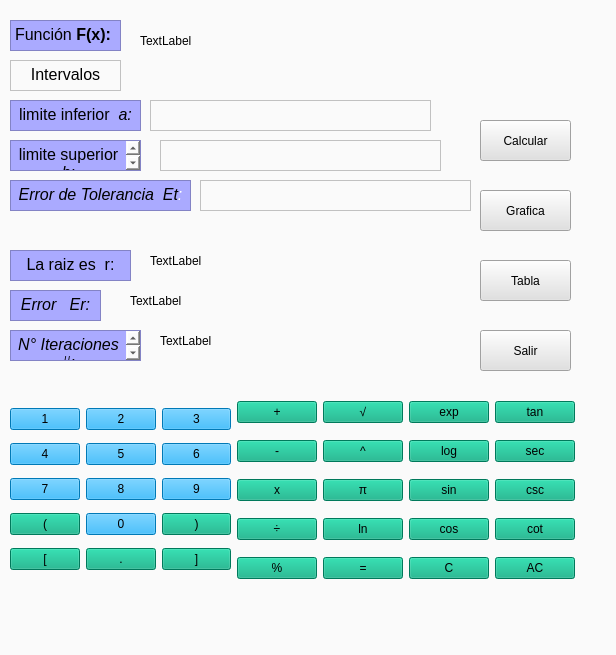
<?xml version="1.0" encoding="UTF-8"?>
<ui version="4.0">
 <class>Form</class>
 <widget class="QWidget" name="Form">
  <property name="geometry">
   <rect>
    <x>0</x>
    <y>0</y>
    <width>616</width>
    <height>655</height>
   </rect>
  </property>
  <property name="windowTitle">
   <string>Metodo de Bisección</string>
  </property>
  <property name="styleSheet">
   <string notr="true">
background-color: rgb(250, 250, 250);
font: 75 14pt &quot;Arial&quot;;
</string>
  </property>
  <widget class="QTextEdit" name="BotonFunc">
   <property name="geometry">
    <rect>
     <x>10</x>
     <y>20</y>
     <width>111</width>
     <height>31</height>
    </rect>
   </property>
   <property name="styleSheet">
    <string notr="true">font: 12pt &quot;Arial&quot;;
background-color: rgb(170, 170, 255);</string>
   </property>
   <property name="html">
    <string>&lt;!DOCTYPE HTML PUBLIC &quot;-//W3C//DTD HTML 4.0//EN&quot; &quot;http://www.w3.org/TR/REC-html40/strict.dtd&quot;&gt;
&lt;html&gt;&lt;head&gt;&lt;meta name=&quot;qrichtext&quot; content=&quot;1&quot; /&gt;&lt;style type=&quot;text/css&quot;&gt;
p, li { white-space: pre-wrap; }
&lt;/style&gt;&lt;/head&gt;&lt;body style=&quot; font-family:'Arial'; font-size:12pt; font-weight:400; font-style:normal;&quot;&gt;
&lt;p style=&quot; margin-top:0px; margin-bottom:0px; margin-left:0px; margin-right:0px; -qt-block-indent:0; text-indent:0px;&quot;&gt;&lt;span style=&quot; font-family:'MS Shell Dlg 2'; color:#000000;&quot;&gt;Función &lt;/span&gt;&lt;span style=&quot; font-family:'MS Shell Dlg 2'; font-weight:600; color:#000000;&quot;&gt;F(x):&lt;/span&gt;&lt;/p&gt;&lt;/body&gt;&lt;/html&gt;</string>
   </property>
  </widget>
  <widget class="QTextEdit" name="BotonInterv">
   <property name="geometry">
    <rect>
     <x>10</x>
     <y>60</y>
     <width>111</width>
     <height>31</height>
    </rect>
   </property>
   <property name="styleSheet">
    <string notr="true">font: 12pt &quot;Arial&quot;;</string>
   </property>
   <property name="html">
    <string>&lt;!DOCTYPE HTML PUBLIC &quot;-//W3C//DTD HTML 4.0//EN&quot; &quot;http://www.w3.org/TR/REC-html40/strict.dtd&quot;&gt;
&lt;html&gt;&lt;head&gt;&lt;meta name=&quot;qrichtext&quot; content=&quot;1&quot; /&gt;&lt;style type=&quot;text/css&quot;&gt;
p, li { white-space: pre-wrap; }
&lt;/style&gt;&lt;/head&gt;&lt;body style=&quot; font-family:'Arial'; font-size:12pt; font-weight:400; font-style:normal;&quot;&gt;
&lt;p align=&quot;center&quot; style=&quot; margin-top:0px; margin-bottom:0px; margin-left:0px; margin-right:0px; -qt-block-indent:0; text-indent:0px;&quot;&gt;&lt;span style=&quot; color:#000000;&quot;&gt;Intervalos&lt;/span&gt;&lt;/p&gt;&lt;/body&gt;&lt;/html&gt;</string>
   </property>
  </widget>
  <widget class="QTextEdit" name="BotonLim">
   <property name="geometry">
    <rect>
     <x>10</x>
     <y>100</y>
     <width>131</width>
     <height>31</height>
    </rect>
   </property>
   <property name="styleSheet">
    <string notr="true">font: 12pt &quot;Arial&quot;;
background-color: rgb(170, 170, 255);</string>
   </property>
   <property name="html">
    <string>&lt;!DOCTYPE HTML PUBLIC &quot;-//W3C//DTD HTML 4.0//EN&quot; &quot;http://www.w3.org/TR/REC-html40/strict.dtd&quot;&gt;
&lt;html&gt;&lt;head&gt;&lt;meta name=&quot;qrichtext&quot; content=&quot;1&quot; /&gt;&lt;style type=&quot;text/css&quot;&gt;
p, li { white-space: pre-wrap; }
&lt;/style&gt;&lt;/head&gt;&lt;body style=&quot; font-family:'Arial'; font-size:12pt; font-weight:400; font-style:normal;&quot;&gt;
&lt;p align=&quot;center&quot; style=&quot; margin-top:0px; margin-bottom:0px; margin-left:0px; margin-right:0px; -qt-block-indent:0; text-indent:0px;&quot;&gt;&lt;span style=&quot; color:#000000;&quot;&gt;limite inferior &lt;/span&gt;&lt;span style=&quot; font-style:italic; color:#000000;&quot;&gt; a:&lt;/span&gt;&lt;/p&gt;&lt;/body&gt;&lt;/html&gt;</string>
   </property>
  </widget>
  <widget class="QTextEdit" name="BotonLimSup">
   <property name="geometry">
    <rect>
     <x>10</x>
     <y>140</y>
     <width>131</width>
     <height>31</height>
    </rect>
   </property>
   <property name="styleSheet">
    <string notr="true">font: 12pt &quot;Arial&quot;;
background-color: rgb(170, 170, 255);</string>
   </property>
   <property name="html">
    <string>&lt;!DOCTYPE HTML PUBLIC &quot;-//W3C//DTD HTML 4.0//EN&quot; &quot;http://www.w3.org/TR/REC-html40/strict.dtd&quot;&gt;
&lt;html&gt;&lt;head&gt;&lt;meta name=&quot;qrichtext&quot; content=&quot;1&quot; /&gt;&lt;style type=&quot;text/css&quot;&gt;
p, li { white-space: pre-wrap; }
&lt;/style&gt;&lt;/head&gt;&lt;body style=&quot; font-family:'Arial'; font-size:12pt; font-weight:400; font-style:normal;&quot;&gt;
&lt;p align=&quot;center&quot; style=&quot; margin-top:0px; margin-bottom:0px; margin-left:0px; margin-right:0px; -qt-block-indent:0; text-indent:0px;&quot;&gt;&lt;span style=&quot; color:#000000;&quot;&gt;limite superior &lt;/span&gt;&lt;span style=&quot; font-style:italic; color:#000000;&quot;&gt; b:&lt;/span&gt;&lt;/p&gt;&lt;/body&gt;&lt;/html&gt;</string>
   </property>
  </widget>
  <widget class="QTextEdit" name="BotonError">
   <property name="geometry">
    <rect>
     <x>10</x>
     <y>180</y>
     <width>181</width>
     <height>31</height>
    </rect>
   </property>
   <property name="styleSheet">
    <string notr="true">font: 12pt &quot;Arial&quot;;
background-color: rgb(170, 170, 255);</string>
   </property>
   <property name="html">
    <string>&lt;!DOCTYPE HTML PUBLIC &quot;-//W3C//DTD HTML 4.0//EN&quot; &quot;http://www.w3.org/TR/REC-html40/strict.dtd&quot;&gt;
&lt;html&gt;&lt;head&gt;&lt;meta name=&quot;qrichtext&quot; content=&quot;1&quot; /&gt;&lt;style type=&quot;text/css&quot;&gt;
p, li { white-space: pre-wrap; }
&lt;/style&gt;&lt;/head&gt;&lt;body style=&quot; font-family:'Arial'; font-size:12pt; font-weight:400; font-style:normal;&quot;&gt;
&lt;p align=&quot;center&quot; style=&quot; margin-top:0px; margin-bottom:0px; margin-left:0px; margin-right:0px; -qt-block-indent:0; text-indent:0px;&quot;&gt;&lt;span style=&quot; font-style:italic; color:#000000;&quot;&gt;Error de Tolerancia  Et&lt;/span&gt;&lt;span style=&quot; font-style:italic; color:#ffffff;&quot;&gt;:&lt;/span&gt;&lt;/p&gt;&lt;/body&gt;&lt;/html&gt;</string>
   </property>
  </widget>
  <widget class="QTextEdit" name="BotonRaiz">
   <property name="geometry">
    <rect>
     <x>10</x>
     <y>250</y>
     <width>121</width>
     <height>31</height>
    </rect>
   </property>
   <property name="styleSheet">
    <string notr="true">font: 12pt &quot;Arial&quot;;
background-color: rgb(170, 170, 255);</string>
   </property>
   <property name="html">
    <string>&lt;!DOCTYPE HTML PUBLIC &quot;-//W3C//DTD HTML 4.0//EN&quot; &quot;http://www.w3.org/TR/REC-html40/strict.dtd&quot;&gt;
&lt;html&gt;&lt;head&gt;&lt;meta name=&quot;qrichtext&quot; content=&quot;1&quot; /&gt;&lt;style type=&quot;text/css&quot;&gt;
p, li { white-space: pre-wrap; }
&lt;/style&gt;&lt;/head&gt;&lt;body style=&quot; font-family:'Arial'; font-size:12pt; font-weight:400; font-style:normal;&quot;&gt;
&lt;p align=&quot;center&quot; style=&quot; margin-top:0px; margin-bottom:0px; margin-left:0px; margin-right:0px; -qt-block-indent:0; text-indent:0px;&quot;&gt;&lt;span style=&quot; color:#000000;&quot;&gt;La raiz es  r:&lt;/span&gt;&lt;/p&gt;&lt;/body&gt;&lt;/html&gt;</string>
   </property>
  </widget>
  <widget class="QTextEdit" name="BotonErrorR">
   <property name="geometry">
    <rect>
     <x>10</x>
     <y>290</y>
     <width>91</width>
     <height>31</height>
    </rect>
   </property>
   <property name="styleSheet">
    <string notr="true">font: 12pt &quot;Arial&quot;;
background-color: rgb(170, 170, 255);</string>
   </property>
   <property name="html">
    <string>&lt;!DOCTYPE HTML PUBLIC &quot;-//W3C//DTD HTML 4.0//EN&quot; &quot;http://www.w3.org/TR/REC-html40/strict.dtd&quot;&gt;
&lt;html&gt;&lt;head&gt;&lt;meta name=&quot;qrichtext&quot; content=&quot;1&quot; /&gt;&lt;style type=&quot;text/css&quot;&gt;
p, li { white-space: pre-wrap; }
&lt;/style&gt;&lt;/head&gt;&lt;body style=&quot; font-family:'Arial'; font-size:12pt; font-weight:400; font-style:normal;&quot;&gt;
&lt;p align=&quot;center&quot; style=&quot; margin-top:0px; margin-bottom:0px; margin-left:0px; margin-right:0px; -qt-block-indent:0; text-indent:0px;&quot;&gt;&lt;span style=&quot; font-style:italic; color:#000000;&quot;&gt;Error   Er:&lt;/span&gt;&lt;/p&gt;&lt;/body&gt;&lt;/html&gt;</string>
   </property>
  </widget>
  <widget class="QTextEdit" name="BotonNum">
   <property name="geometry">
    <rect>
     <x>10</x>
     <y>330</y>
     <width>131</width>
     <height>31</height>
    </rect>
   </property>
   <property name="styleSheet">
    <string notr="true">font: 12pt &quot;Arial&quot;;
background-color: rgb(170, 170, 255);</string>
   </property>
   <property name="html">
    <string>&lt;!DOCTYPE HTML PUBLIC &quot;-//W3C//DTD HTML 4.0//EN&quot; &quot;http://www.w3.org/TR/REC-html40/strict.dtd&quot;&gt;
&lt;html&gt;&lt;head&gt;&lt;meta name=&quot;qrichtext&quot; content=&quot;1&quot; /&gt;&lt;style type=&quot;text/css&quot;&gt;
p, li { white-space: pre-wrap; }
&lt;/style&gt;&lt;/head&gt;&lt;body style=&quot; font-family:'Arial'; font-size:12pt; font-weight:400; font-style:normal;&quot;&gt;
&lt;p align=&quot;center&quot; style=&quot; margin-top:0px; margin-bottom:0px; margin-left:0px; margin-right:0px; -qt-block-indent:0; text-indent:0px;&quot;&gt;&lt;span style=&quot; font-style:italic; color:#000000;&quot;&gt;N° Iteraciones  #:&lt;/span&gt;&lt;/p&gt;&lt;/body&gt;&lt;/html&gt;</string>
   </property>
  </widget>
  <widget class="QPushButton" name="pushButton_8">
   <property name="geometry">
    <rect>
     <x>480</x>
     <y>190</y>
     <width>91</width>
     <height>41</height>
    </rect>
   </property>
   <property name="styleSheet">
    <string notr="true">background-color: rgb(225, 225, 225);
font: 87 12pt &quot;Arial Black&quot;;</string>
   </property>
   <property name="text">
    <string>Grafica</string>
   </property>
  </widget>
  <widget class="QPushButton" name="pushButton_10">
   <property name="geometry">
    <rect>
     <x>480</x>
     <y>260</y>
     <width>91</width>
     <height>41</height>
    </rect>
   </property>
   <property name="styleSheet">
    <string notr="true">background-color: rgb(225, 225, 225);
font: 87 12pt &quot;Arial Black&quot;;</string>
   </property>
   <property name="text">
    <string>Tabla</string>
   </property>
  </widget>
  <widget class="QPushButton" name="pushButton_11">
   <property name="geometry">
    <rect>
     <x>480</x>
     <y>330</y>
     <width>91</width>
     <height>41</height>
    </rect>
   </property>
   <property name="styleSheet">
    <string notr="true">background-color: rgb(225, 225, 225);
font: 87 12pt &quot;Arial Black&quot;;</string>
   </property>
   <property name="text">
    <string>Salir</string>
   </property>
  </widget>
  <widget class="QWidget" name="layoutWidget">
   <property name="geometry">
    <rect>
     <x>10</x>
     <y>390</y>
     <width>565</width>
     <height>203</height>
    </rect>
   </property>
   <layout class="QGridLayout" name="gridLayout_2">
    <item row="0" column="0" rowspan="5">
     <layout class="QGridLayout" name="gridLayout">
      <item row="0" column="0">
       <widget class="QPushButton" name="botonUno">
        <property name="styleSheet">
         <string notr="true">background-color: rgb(0, 170, 255);
font: 87 14pt &quot;Arial Black&quot;;</string>
        </property>
        <property name="text">
         <string>1</string>
        </property>
        <property name="shortcut">
         <string>1</string>
        </property>
       </widget>
      </item>
      <item row="0" column="1">
       <widget class="QPushButton" name="botonDos">
        <property name="styleSheet">
         <string notr="true">background-color: rgb(0, 170, 255);
font: 87 14pt &quot;Arial Black&quot;;</string>
        </property>
        <property name="text">
         <string>2</string>
        </property>
        <property name="shortcut">
         <string>2</string>
        </property>
       </widget>
      </item>
      <item row="0" column="2">
       <widget class="QPushButton" name="botonTres">
        <property name="styleSheet">
         <string notr="true">background-color: rgb(0, 170, 255);
font: 87 14pt &quot;Arial Black&quot;;</string>
        </property>
        <property name="text">
         <string>3</string>
        </property>
        <property name="shortcut">
         <string>3</string>
        </property>
       </widget>
      </item>
      <item row="1" column="0">
       <widget class="QPushButton" name="botonCuatro">
        <property name="styleSheet">
         <string notr="true">background-color: rgb(0, 170, 255);
font: 87 14pt &quot;Arial Black&quot;;</string>
        </property>
        <property name="text">
         <string>4</string>
        </property>
        <property name="shortcut">
         <string>4</string>
        </property>
       </widget>
      </item>
      <item row="1" column="1">
       <widget class="QPushButton" name="botonCinco">
        <property name="styleSheet">
         <string notr="true">background-color: rgb(0, 170, 255);
font: 87 14pt &quot;Arial Black&quot;;</string>
        </property>
        <property name="text">
         <string>5</string>
        </property>
        <property name="shortcut">
         <string>5</string>
        </property>
       </widget>
      </item>
      <item row="1" column="2">
       <widget class="QPushButton" name="botonSeis">
        <property name="styleSheet">
         <string notr="true">background-color: rgb(0, 170, 255);
font: 87 14pt &quot;Arial Black&quot;;</string>
        </property>
        <property name="text">
         <string>6</string>
        </property>
        <property name="shortcut">
         <string>6</string>
        </property>
       </widget>
      </item>
      <item row="2" column="0">
       <widget class="QPushButton" name="botonSiete">
        <property name="styleSheet">
         <string notr="true">background-color: rgb(0, 170, 255);
font: 87 14pt &quot;Arial Black&quot;;</string>
        </property>
        <property name="text">
         <string>7</string>
        </property>
        <property name="shortcut">
         <string>7</string>
        </property>
       </widget>
      </item>
      <item row="2" column="1">
       <widget class="QPushButton" name="botonOcho">
        <property name="styleSheet">
         <string notr="true">background-color: rgb(0, 170, 255);
font: 87 14pt &quot;Arial Black&quot;;</string>
        </property>
        <property name="text">
         <string>8</string>
        </property>
        <property name="shortcut">
         <string>8</string>
        </property>
       </widget>
      </item>
      <item row="2" column="2">
       <widget class="QPushButton" name="botonNueve">
        <property name="styleSheet">
         <string notr="true">background-color: rgb(0, 170, 255);
font: 87 14pt &quot;Arial Black&quot;;</string>
        </property>
        <property name="text">
         <string>9</string>
        </property>
        <property name="shortcut">
         <string>9</string>
        </property>
       </widget>
      </item>
      <item row="3" column="0">
       <widget class="QPushButton" name="botonCabierto">
        <property name="styleSheet">
         <string notr="true">font: 87 14pt &quot;Arial Black&quot;;
background-color: rgb(0, 170, 127);</string>
        </property>
        <property name="text">
         <string>(</string>
        </property>
        <property name="shortcut">
         <string>(</string>
        </property>
       </widget>
      </item>
      <item row="3" column="1">
       <widget class="QPushButton" name="botonCero">
        <property name="styleSheet">
         <string notr="true">background-color: rgb(0, 170, 255);
font: 87 14pt &quot;Arial Black&quot;;</string>
        </property>
        <property name="text">
         <string>0</string>
        </property>
        <property name="shortcut">
         <string>0</string>
        </property>
       </widget>
      </item>
      <item row="3" column="2">
       <widget class="QPushButton" name="botonCerrado">
        <property name="styleSheet">
         <string notr="true">background-color: rgb(0, 170, 127);
font: 87 14pt &quot;Arial Black&quot;;</string>
        </property>
        <property name="text">
         <string>)</string>
        </property>
        <property name="shortcut">
         <string>)</string>
        </property>
       </widget>
      </item>
      <item row="4" column="0">
       <widget class="QPushButton" name="botonCabierto_2">
        <property name="styleSheet">
         <string notr="true">font: 87 14pt &quot;Arial Black&quot;;
background-color: rgb(0, 170, 127);</string>
        </property>
        <property name="text">
         <string>[</string>
        </property>
        <property name="shortcut">
         <string>(</string>
        </property>
       </widget>
      </item>
      <item row="4" column="1">
       <widget class="QPushButton" name="botonPunto">
        <property name="styleSheet">
         <string notr="true">background-color: rgb(0, 170, 127);
font: 87 14pt &quot;Arial Black&quot;;</string>
        </property>
        <property name="text">
         <string>.</string>
        </property>
        <property name="shortcut">
         <string>.</string>
        </property>
       </widget>
      </item>
      <item row="4" column="2">
       <widget class="QPushButton" name="botonCabierto_3">
        <property name="styleSheet">
         <string notr="true">font: 87 14pt &quot;Arial Black&quot;;
background-color: rgb(0, 170, 127);</string>
        </property>
        <property name="text">
         <string>]</string>
        </property>
        <property name="shortcut">
         <string>(</string>
        </property>
       </widget>
      </item>
     </layout>
    </item>
    <item row="0" column="1">
     <widget class="QPushButton" name="botonMas">
      <property name="styleSheet">
       <string notr="true">font: 87 14pt &quot;Arial Black&quot;;
background-color: rgb(0, 170, 127);</string>
      </property>
      <property name="text">
       <string>+</string>
      </property>
      <property name="shortcut">
       <string>+</string>
      </property>
     </widget>
    </item>
    <item row="0" column="2">
     <widget class="QPushButton" name="botonMas_2">
      <property name="styleSheet">
       <string notr="true">font: 75 14pt &quot;Arial&quot;;
background-color: rgb(0, 170, 127);</string>
      </property>
      <property name="text">
       <string>√</string>
      </property>
      <property name="shortcut">
       <string>+</string>
      </property>
     </widget>
    </item>
    <item row="0" column="3">
     <widget class="QPushButton" name="botonMas_3">
      <property name="styleSheet">
       <string notr="true">font: 12pt &quot;Arial&quot;;
background-color: rgb(0, 170, 127);</string>
      </property>
      <property name="text">
       <string>exp</string>
      </property>
      <property name="shortcut">
       <string>+</string>
      </property>
     </widget>
    </item>
    <item row="0" column="4">
     <widget class="QPushButton" name="botonMas_11">
      <property name="styleSheet">
       <string notr="true">font: 12pt &quot;Arial&quot;;
background-color: rgb(0, 170, 127);</string>
      </property>
      <property name="text">
       <string>tan</string>
      </property>
      <property name="shortcut">
       <string>+</string>
      </property>
     </widget>
    </item>
    <item row="1" column="1">
     <widget class="QPushButton" name="botonMenos">
      <property name="styleSheet">
       <string notr="true">font: 87 14pt &quot;Arial Black&quot;;
background-color: rgb(0, 170, 127);</string>
      </property>
      <property name="text">
       <string>-</string>
      </property>
      <property name="shortcut">
       <string>-</string>
      </property>
     </widget>
    </item>
    <item row="1" column="2">
     <widget class="QPushButton" name="botonMas_4">
      <property name="styleSheet">
       <string notr="true">font: 87 14pt &quot;Arial Black&quot;;
background-color: rgb(0, 170, 127);</string>
      </property>
      <property name="text">
       <string>^</string>
      </property>
      <property name="shortcut">
       <string>+</string>
      </property>
     </widget>
    </item>
    <item row="1" column="3">
     <widget class="QPushButton" name="botonMas_8">
      <property name="styleSheet">
       <string notr="true">font: 12pt &quot;Arial&quot;;
background-color: rgb(0, 170, 127);</string>
      </property>
      <property name="text">
       <string>log</string>
      </property>
      <property name="shortcut">
       <string>+</string>
      </property>
     </widget>
    </item>
    <item row="1" column="4">
     <widget class="QPushButton" name="botonMas_12">
      <property name="styleSheet">
       <string notr="true">font: 12pt &quot;Arial&quot;;
background-color: rgb(0, 170, 127);</string>
      </property>
      <property name="text">
       <string>sec</string>
      </property>
      <property name="shortcut">
       <string>+</string>
      </property>
     </widget>
    </item>
    <item row="2" column="1">
     <widget class="QPushButton" name="BotonMulti">
      <property name="styleSheet">
       <string notr="true">background-color: rgb(0, 170, 127);
font: 87 14pt &quot;Arial Black&quot;;</string>
      </property>
      <property name="text">
       <string>x</string>
      </property>
      <property name="shortcut">
       <string>*</string>
      </property>
     </widget>
    </item>
    <item row="2" column="2">
     <widget class="QPushButton" name="botonMas_7">
      <property name="styleSheet">
       <string notr="true">font: 87 14pt &quot;Arial Black&quot;;
background-color: rgb(0, 170, 127);</string>
      </property>
      <property name="text">
       <string>π</string>
      </property>
      <property name="shortcut">
       <string>+</string>
      </property>
     </widget>
    </item>
    <item row="2" column="3">
     <widget class="QPushButton" name="botonMas_9">
      <property name="styleSheet">
       <string notr="true">font: 12pt &quot;Arial&quot;;
background-color: rgb(0, 170, 127);</string>
      </property>
      <property name="text">
       <string>sin</string>
      </property>
      <property name="shortcut">
       <string>+</string>
      </property>
     </widget>
    </item>
    <item row="2" column="4">
     <widget class="QPushButton" name="botonMas_13">
      <property name="styleSheet">
       <string notr="true">font: 12pt &quot;Arial&quot;;
background-color: rgb(0, 170, 127);</string>
      </property>
      <property name="text">
       <string>csc</string>
      </property>
      <property name="shortcut">
       <string>+</string>
      </property>
     </widget>
    </item>
    <item row="3" column="1">
     <widget class="QPushButton" name="botonDivision">
      <property name="styleSheet">
       <string notr="true">font: 87 14pt &quot;Arial Black&quot;;
background-color: rgb(0, 170, 127);</string>
      </property>
      <property name="text">
       <string>÷</string>
      </property>
      <property name="shortcut">
       <string>/</string>
      </property>
     </widget>
    </item>
    <item row="3" column="2">
     <widget class="QPushButton" name="botonMas_5">
      <property name="styleSheet">
       <string notr="true">font: 12pt &quot;Arial&quot;;
background-color: rgb(0, 170, 127);</string>
      </property>
      <property name="text">
       <string>ln</string>
      </property>
      <property name="shortcut">
       <string>+</string>
      </property>
     </widget>
    </item>
    <item row="3" column="3">
     <widget class="QPushButton" name="botonMas_10">
      <property name="styleSheet">
       <string notr="true">font: 12pt &quot;Arial&quot;;
background-color: rgb(0, 170, 127);</string>
      </property>
      <property name="text">
       <string>cos</string>
      </property>
      <property name="shortcut">
       <string>+</string>
      </property>
     </widget>
    </item>
    <item row="3" column="4">
     <widget class="QPushButton" name="botonMas_14">
      <property name="styleSheet">
       <string notr="true">font: 12pt &quot;Arial&quot;;
background-color: rgb(0, 170, 127);</string>
      </property>
      <property name="text">
       <string>cot</string>
      </property>
      <property name="shortcut">
       <string>+</string>
      </property>
     </widget>
    </item>
    <item row="4" column="1">
     <widget class="QPushButton" name="botonPorcentaje">
      <property name="styleSheet">
       <string notr="true">font: 87 14pt &quot;Arial Black&quot;;
background-color: rgb(0, 170, 127);</string>
      </property>
      <property name="text">
       <string>%</string>
      </property>
      <property name="shortcut">
       <string>%</string>
      </property>
     </widget>
    </item>
    <item row="4" column="2">
     <widget class="QPushButton" name="botonMas_6">
      <property name="styleSheet">
       <string notr="true">font: 87 14pt &quot;Arial Black&quot;;
background-color: rgb(0, 170, 127);</string>
      </property>
      <property name="text">
       <string>=</string>
      </property>
      <property name="shortcut">
       <string>+</string>
      </property>
     </widget>
    </item>
    <item row="4" column="3">
     <widget class="QPushButton" name="BotonBorrar">
      <property name="styleSheet">
       <string notr="true">background-color: rgb(0, 170, 127);
font: 87 14pt &quot;Arial Black&quot;;</string>
      </property>
      <property name="text">
       <string>C</string>
      </property>
      <property name="shortcut">
       <string>Esc</string>
      </property>
     </widget>
    </item>
    <item row="4" column="4">
     <widget class="QPushButton" name="botonAC">
      <property name="styleSheet">
       <string notr="true">font: 87 14pt &quot;Arial Black&quot;;
background-color: rgb(0, 170, 127);</string>
      </property>
      <property name="text">
       <string>AC</string>
      </property>
     </widget>
    </item>
   </layout>
  </widget>
  <widget class="QPushButton" name="pushButton_9">
   <property name="geometry">
    <rect>
     <x>480</x>
     <y>120</y>
     <width>91</width>
     <height>41</height>
    </rect>
   </property>
   <property name="styleSheet">
    <string notr="true">background-color: rgb(225, 225, 225);
font: 87 12pt &quot;Arial Black&quot;;</string>
   </property>
   <property name="text">
    <string>Calcular</string>
   </property>
  </widget>
  <widget class="QLabel" name="label">
   <property name="geometry">
    <rect>
     <x>150</x>
     <y>260</y>
     <width>47</width>
     <height>13</height>
    </rect>
   </property>
   <property name="text">
    <string/>
   </property>
  </widget>
  <widget class="QLabel" name="label_2">
   <property name="geometry">
    <rect>
     <x>150</x>
     <y>250</y>
     <width>221</width>
     <height>21</height>
    </rect>
   </property>
   <property name="text">
    <string>TextLabel</string>
   </property>
  </widget>
  <widget class="QLabel" name="label_3">
   <property name="geometry">
    <rect>
     <x>130</x>
     <y>290</y>
     <width>221</width>
     <height>21</height>
    </rect>
   </property>
   <property name="text">
    <string>TextLabel</string>
   </property>
  </widget>
  <widget class="QLabel" name="label_4">
   <property name="geometry">
    <rect>
     <x>160</x>
     <y>330</y>
     <width>221</width>
     <height>21</height>
    </rect>
   </property>
   <property name="text">
    <string>TextLabel</string>
   </property>
  </widget>
  <widget class="QLabel" name="label_5">
   <property name="geometry">
    <rect>
     <x>140</x>
     <y>30</y>
     <width>221</width>
     <height>21</height>
    </rect>
   </property>
   <property name="text">
    <string>TextLabel</string>
   </property>
  </widget>
  <widget class="QTextEdit" name="TextLimIn">
   <property name="geometry">
    <rect>
     <x>150</x>
     <y>100</y>
     <width>281</width>
     <height>31</height>
    </rect>
   </property>
  </widget>
  <widget class="QTextEdit" name="TextLim">
   <property name="geometry">
    <rect>
     <x>160</x>
     <y>140</y>
     <width>281</width>
     <height>31</height>
    </rect>
   </property>
  </widget>
  <widget class="QTextEdit" name="TextErrorT">
   <property name="geometry">
    <rect>
     <x>200</x>
     <y>180</y>
     <width>271</width>
     <height>31</height>
    </rect>
   </property>
  </widget>
 </widget>
 <resources/>
 <connections/>
</ui>
